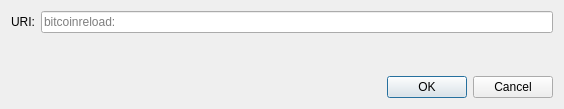
<?xml version="1.0" encoding="UTF-8"?>
<ui version="4.0">
 <class>OpenURIDialog</class>
 <widget class="QDialog" name="OpenURIDialog">
  <property name="geometry">
   <rect>
    <x>0</x>
    <y>0</y>
    <width>564</width>
    <height>109</height>
   </rect>
  </property>
  <property name="windowTitle">
   <string>Open bitcoinreload URI</string>
  </property>
  <layout class="QVBoxLayout" name="verticalLayout">
   <item>
    <layout class="QHBoxLayout" name="horizontalLayout">
     <item>
      <widget class="QLabel" name="label">
       <property name="text">
        <string>URI:</string>
       </property>
      </widget>
     </item>
     <item>
      <widget class="QValidatedLineEdit" name="uriEdit">
       <property name="placeholderText">
        <string notr="true">bitcoinreload:</string>
       </property>
      </widget>
     </item>
    </layout>
   </item>
   <item>
    <spacer name="verticalSpacer">
     <property name="orientation">
      <enum>Qt::Vertical</enum>
     </property>
     <property name="sizeHint" stdset="0">
      <size>
       <width>20</width>
       <height>40</height>
      </size>
     </property>
    </spacer>
   </item>
   <item>
    <widget class="QDialogButtonBox" name="buttonBox">
     <property name="orientation">
      <enum>Qt::Horizontal</enum>
     </property>
     <property name="standardButtons">
      <set>QDialogButtonBox::Cancel|QDialogButtonBox::Ok</set>
     </property>
    </widget>
   </item>
  </layout>
 </widget>
 <customwidgets>
  <customwidget>
   <class>QValidatedLineEdit</class>
   <extends>QLineEdit</extends>
   <header>qt/qvalidatedlineedit.h</header>
  </customwidget>
 </customwidgets>
 <resources/>
 <connections>
  <connection>
   <sender>buttonBox</sender>
   <signal>accepted()</signal>
   <receiver>OpenURIDialog</receiver>
   <slot>accept()</slot>
   <hints>
    <hint type="sourcelabel">
     <x>248</x>
     <y>254</y>
    </hint>
    <hint type="destinationlabel">
     <x>157</x>
     <y>274</y>
    </hint>
   </hints>
  </connection>
  <connection>
   <sender>buttonBox</sender>
   <signal>rejected()</signal>
   <receiver>OpenURIDialog</receiver>
   <slot>reject()</slot>
   <hints>
    <hint type="sourcelabel">
     <x>316</x>
     <y>260</y>
    </hint>
    <hint type="destinationlabel">
     <x>286</x>
     <y>274</y>
    </hint>
   </hints>
  </connection>
 </connections>
</ui>
